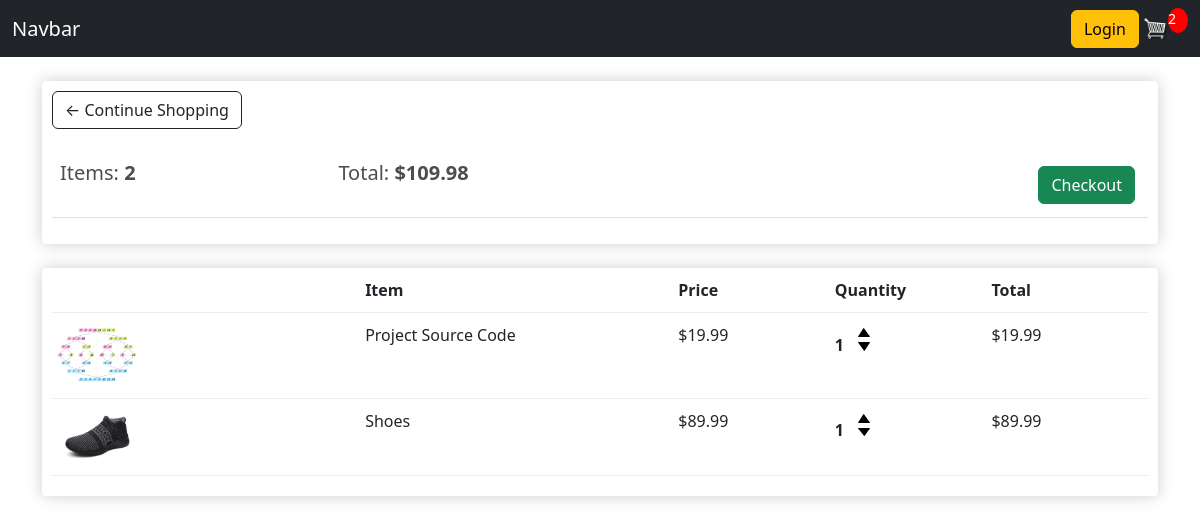
The app's page /cart/ (signed in) with its own data.
### store/models.py (models this page shows, shortened)
class Order(models.Model):
    customer = models.ForeignKey(Customer, on_delete=models.SET_NULL, null=True, blank=True)
    date_ordered = models.DateTimeField(auto_now_add=True)
    complete = models.BooleanField(default=False)
    transaction_id = models.CharField(max_length=100, null=True)
    @property
    def get_cart_total(self):
        orderitems = self.orderitem_set.all()
        total = sum([item.get_total for item in orderitems])
        return total
    @property
    def get_cart_items(self):
        orderitems = self.orderitem_set.all()
        total = sum([item.quantity for item in orderitems])
        return total

class OrderItem(models.Model):
    product = models.ForeignKey(Product, on_delete=models.SET_NULL, null=True)
    order = models.ForeignKey(Order, on_delete=models.SET_NULL, null=True)
    quantity = models.IntegerField(default=0, null=True, blank=True)
    date_added = models.DateTimeField(auto_now_add=True)
    @property
    def get_total(self):
        total = self.quantity * self.product.price
        return total

class Product(models.Model):
    name = models.CharField(max_length=200)
    price = models.DecimalField(max_digits=7, decimal_places=2)
    digital = models.BooleanField(default=False, null=True, blank=True)
    image = models.ImageField(null=True, blank=True)
    @property
    def imageURL(self):
        try:
            url = self.image.url
        except:
            url = ''
        return url

### store/views.py (the view)
# urls.py: path('cart/', views.cart, name="cart"),
def cart(request):
    data = cartData(request)
    cartItems = data['cartItems']
    order = data['order']
    items = data['items']
    context = {'items':items, 'order': order, 'cartItems': cartItems}
    return render(request, 'store/cart.html', context)

### store/utils.py (called while the page is built)
def cartData(request):
    if request.user.is_authenticated:
        customer = request.user.customer
        order, created = Order.objects.get_or_create(customer=customer, complete=False)
        items = order.orderitem_set.all()
        cartItems = order.get_cart_items
    else:
        cookieData = cookieCart(request)
        cartItems = cookieData['cartItems']
        order = cookieData['order']
        items = cookieData['items']
    return {'cartItems': cartItems, 'order': order, 'items': items}

### store/templates/store/cart.html (shortened to what this page needs)
{% extends 'store/main.html' %} {% load static %} {% block content %}
<div class="row">
  <div class="col-lg-12">
    <div class="box-element">
      <a class="btn btn-outline-dark" href="{% url 'store' %}"
        >&#x2190; Continue Shopping</a
      >
      <br />
      <br />
      <table class="table">
        <tr>
          <th>
            <h5>Items: <strong>{{ order.get_cart_items}}</strong></h5>
          </th>
          <th>
            <h5>
              Total:<strong> ${{ order.get_cart_total|floatformat:2 }}</strong>
            </h5>
          </th>
          <th>
            <a
              style="float: right; margin: 5px"
              class="btn btn-success"
              href="{% url 'checkout' %}"
              >Checkout</a
            >
          </th>
        </tr>
      </table>
    </div>
    <br />
    <div class="box-element">
      <div class="cart-row">
        <div style="flex: 2"></div>
        <div style="flex: 2"><strong>Item</strong></div>
        <div style="flex: 1"><strong>Price</strong></div>
        <div style="flex: 1"><strong>Quantity</strong></div>
        <div style="flex: 1"><strong>Total</strong></div>
      </div>
      {% for item in items %}
      <div class="cart-row">
        <div style="flex: 2">
          <img class="row-image" src="{{ item.product.imageURL }}" />
        </div>
        <div style="flex: 2"><p>{{ item.product.name }}</p></div>
        <div style="flex: 1">
          <p>${{ item.product.price|floatformat:2 }}</p>
        </div>
        <div style="flex: 1">
          <p class="quantity">{{ item.quantity }}</p>
          <div class="quantity">
            <img
              data-product="{{item.product.id}}"
              data-action="add"
              class="chg-quantity update-cart"
              src="{% static  'images/arrow-up.png' %}"
            />
            <img
              data-product="{{item.product.id}}"
              data-action="remove"
              class="chg-quantity update-cart"
              src="{% static  'images/arrow-down.png' %}"
            />
          </div>
        </div>
        <div style="flex: 1"><p>${{ item.get_total }}</p></div>
      </div>
      {% endfor %}
    </div>
  </div>
  {% endblock content %}

### static/css/main.css (style rules this page uses)
body { background-color: hsl(0, 0%, 98%); }
h1, h2, h3, h4, h5, h6 { color: hsl(0, 0%, 30%); }
.box-element { box-shadow: hsl(0, 0%, 80%) 0 0 16px; background-color: #fff; border-radius: 4px; padding: 10px; }
.col-lg-4, .col-lg-6, .col-lg-8, .col-lg-12 { margin-top: 10px; }
.btn { border-radius: 0; }
.row-image { width: 100px; }
.cart-row { display: flex; align-items: flex-stretch; padding-bottom: 10px; margin-bottom: 10px; border-bottom: 1px solid #ececec; }
.quantity { display: inline-block; font-weight: 700; padding-right: 10px; }
.chg-quantity { width: 12px; cursor: pointer; display: block; margin-top: 5px; transition: 0.1s; }

### records on screen
Order: get_cart_items "2", get_cart_total "109.98"
OrderItem: product.imageURL (picture), product.name "Project Source Code", product.price "19.99", quantity "1", get_total "19.99"
OrderItem: product.imageURL (picture), product.name "Shoes", product.price "89.99", quantity "1", get_total "89.99"

### other values on screen
{{ cartItems }} "2"
